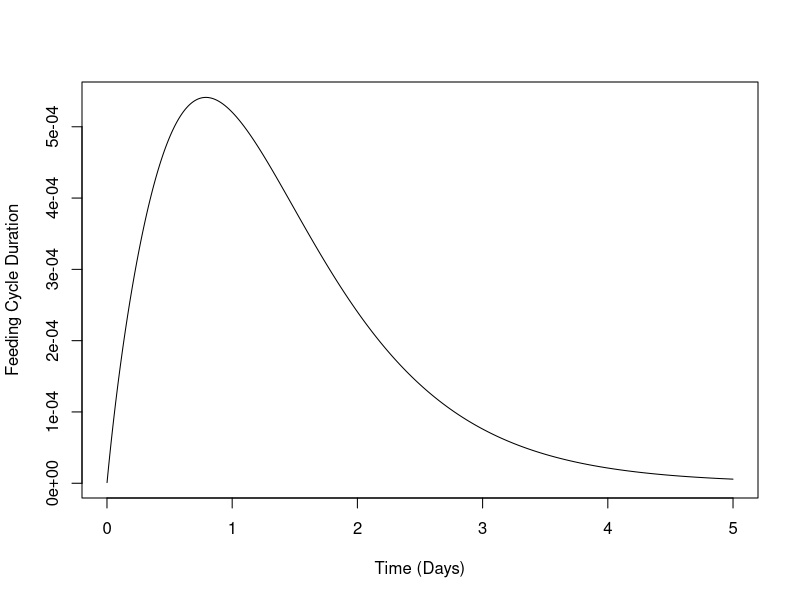
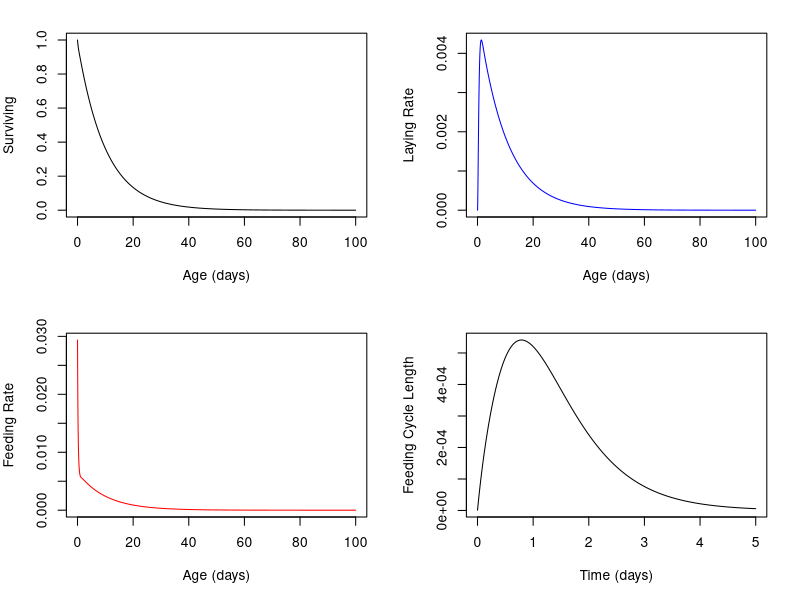

Recreate these plots in R, in order.
## ---- chunk 1
knitr::opts_chunk$set(echo = TRUE)
## ---- chunk 2
PAR = list(
  # Waiting Times
tF = 6/24, # 30 minutes
tB = 3/24,   # 3 hours
tR = 18/24,  # 18 hours
tL = 6/24, # 30 minutes
tO = 3/24,   # 1 hour

# Transitions out of F
P_FF = .15,
P_FB = .83,

# Transitions out of B
P_BF = .15,
P_BB = .05,
P_BR = .75,

#Transitions out of L
P_LL = .15,
P_LO = .83,

#Transitions out of O
P_OL = .15,
P_OO = .05,
P_OB = .3,
P_OF = .45,

#Transitions out of R
P_RF = .05,
P_RB = .2,
P_RL = .4,
P_RO = .35
)

PARD = function(PAR){with(PAR,{
  PAR$P_FD = 1-P_FB-P_FF
  PAR$P_BD = 1-P_BF-P_BB-P_BR
  PAR$P_RD = 1-P_RF-P_RB-P_RL-P_RO
  PAR$P_LD = 1-P_LL-P_OO
  PAR$P_OD = 1-P_OF-P_OB-P_OL-P_OO
  PAR
})}

PAR = PARD(PAR)

## ---- chunk 3
Psi_FB = function(PAR){with(PAR,{P_FB/(1-P_FF)})}
## ---- chunk 4
T_FB = function(PAR){with(PAR,{tF/(1-P_FF)})}
## ---- chunk 5
Psi_BR = function(PAR){with(PAR,{
  P_BR/(1-P_BB-P_BF*Psi_FB(PAR))
})}
## ---- chunk 6
T_BR = function(PAR){with(PAR,{
  (tB+P_BF*Psi_FB(PAR)*T_FB(PAR))/(1-P_BB-P_BF*Psi_FB(PAR))
})}
## ---- chunk 7
T_FR = function(PAR){with(PAR,{
  T_FB(PAR) + T_BR(PAR)
})}
## ---- chunk 8
Psi_LO = function(PAR){with(PAR,{
  P_LO/(1-P_LL)
})}
## ---- chunk 9
T_LO = function(PAR){with(PAR,{
  tL/(1-P_LL)
})}
## ---- chunk 10
Psi_OF = function(PAR){with(PAR,{
  P_OF/(1-P_OO-P_OL*Psi_LO(PAR))
})}

Psi_OB = function(PAR){with(PAR,{
  P_OB/(1-P_OO-P_OL*Psi_LO(PAR))
})}
## ---- chunk 11
T_OFB = function(PAR){with(PAR,{
  (tO + P_OL*Psi_LO(PAR)*T_LO(PAR))/(1-P_OO-P_OL*Psi_LO(PAR))
})}
## ---- chunk 12
Psi_FR = function(PAR){with(PAR,{
  Psi_FB(PAR)*Psi_BR(PAR)
})}

Psi_OR = function(PAR){with(PAR,{
  Psi_OF(PAR)*Psi_FR(PAR)+Psi_OB(PAR)*Psi_BR(PAR)
})}

Psi_LR = function(PAR){with(PAR,{
  Psi_LO(PAR)*Psi_OR(PAR)
})}

Psi_RR = function(PAR){with(PAR,{
  P_RF*Psi_FR(PAR)+
  P_RB*Psi_BR(PAR)+
  P_RL*Psi_LR(PAR)+
  P_RO*Psi_OR(PAR)
})}
## ---- chunk 13

T_OR = function(PAR){with(PAR,{
  T_OFB(PAR) + P_OB/(P_OB+P_OF)*T_BR(PAR)+ P_OF/(P_OB+P_OF)*T_FR(PAR)
})}

T_LR = function(PAR){with(PAR,{
  T_LO(PAR) + T_OR(PAR)
})}
## ---- chunk 14

T_RR = function(PAR){with(PAR,{
  (tR +
  P_RF*T_FR(PAR)+
  P_RB*T_BR(PAR)+
  P_RL*T_LR(PAR)+
  P_RO*T_OR(PAR))
})}
## ---- chunk 15
Psi_RR(PAR)
T_RR(PAR)
T_RR(PAR)/-log(Psi_RR(PAR))
## ---- chunk 16
require(deSolve)
MBDETES_R2R_ODE = function(t,X,P){with(as.list(c(P,X)),{
  dR = -R/tR
  dL = P_RL*R/tR + P_OL*O/tO - (1-P_LL)*L/tL
  dO = P_RO*R/tR + P_LO*L/tL - (1-P_OO)*O/tO
  dF = P_RF*R/tR + P_OF*O/tO + P_BF*B/tB - (1-P_FF)*FF/tF
  dB = P_RB*R/tR + P_OB*O/tO + P_FB*FF/tF - (1-P_BB)*B/tB
  dR2 = P_BR*B/tB
  dD  = P_LD*L/tL + P_OD*O/tO + P_FD*FF/tF + P_BD*B/tB + P_RD*R/tR
  list(c(dR,dL,dO,dF,dB,dR2))
})}

MBDETES_R2R_solve = function(PAR, mxT=20, dt=0.001){
  inits = c(R=1,L=0,O=0,FF=0,B=0,R2=0)
  tm = seq(0,mxT,by=dt)
  data.frame(lsoda(inits,tm,MBDETES_R2R_ODE,PAR,atol=1e-10))
}
R2R=MBDETES_R2R_solve(PAR)
## ---- chunk 17
R2=R2R[,7]
tt=R2R[,1]
highSum=sum(diff(R2)*tt[-1])/max(R2)
lowSum=sum(diff(R2)*tt[-length(tt)])/max(R2)
(lowSum+highSum)/2
## ---- chunk 18
R2R_pdf = diff(R2)/max(R2)
tt_pdf = (tt[-1]+tt[-length(tt)])/2
ix = which(tt_pdf<5)
plot(tt_pdf[ix], R2R_pdf[ix], type = "l", xlab = "Time (Days)", ylab = "Feeding Cycle Duration")
## ---- chunk 19
MBDETES_cohort_ODE = function(t,X,P){with(as.list(c(P,X)),{
  dF = P_RF*R/tR + P_OF*O/tO + P_BF*B/tB - (1-P_FF)*FF/tF
  dB = P_RB*R/tR + P_OB*O/tO + P_FB*FF/tF - (1-P_BB)*B/tB
  dR = P_BR*B/tB-R/tR
  dL = P_RL*R/tR + P_OL*O/tO - (1-P_LL)*L/tL
  dO = P_RO*R/tR + P_LO*L/tL - (1-P_OO)*O/tO
  dOO = (P_OF + P_OB)*O/tO
  dRR = P_BR*B/tB
  list(c(dF,dB,dR,dL,dO,dOO,dRR))
})}

MBDETES_cohort_solve = function(PAR, pF=1, mxT=100, dt=0.001){
  inits = c(FF=pF,B=1-pF,R=0,L=0,O=0,OO=0,RR=0)
  tm = seq(0,mxT,by=dt)
  data.frame(lsoda(inits,tm,MBDETES_cohort_ODE,PAR,atol=1e-10))
}
cohort=MBDETES_cohort_solve(PAR,pF=.5,dt=0.01)
tt=cohort[,1]
alive = rowSums(cohort[,2:6])
eggs = cohort[,7]
bloodmeals = cohort[,8]

highSum=-sum(diff(alive)*tt[-1])
lowSum=-sum(diff(alive)*tt[-length(tt)])
(lowSum+highSum)/2
## ---- chunk 20
par(mfrow=c(2,2), mar = c(5,4,2,2))
plot(tt, alive, type = "l", xlab = "Age (days)", ylab = "Surviving")
#lines(tt, exp(-tt/9.78), col = "red")
plot(tt[-1], diff(eggs), col = "blue", type = "l", xlab = "Age (days)", ylab= "Laying Rate")
plot(tt[-1], diff(bloodmeals), col = "red", type = "l", xlab = "Age (days)", ylab = "Feeding Rate")
plot(tt_pdf[ix], R2R_pdf[ix], type = "l", xlab = "Time (days)", ylab = "Feeding Cycle Length")
